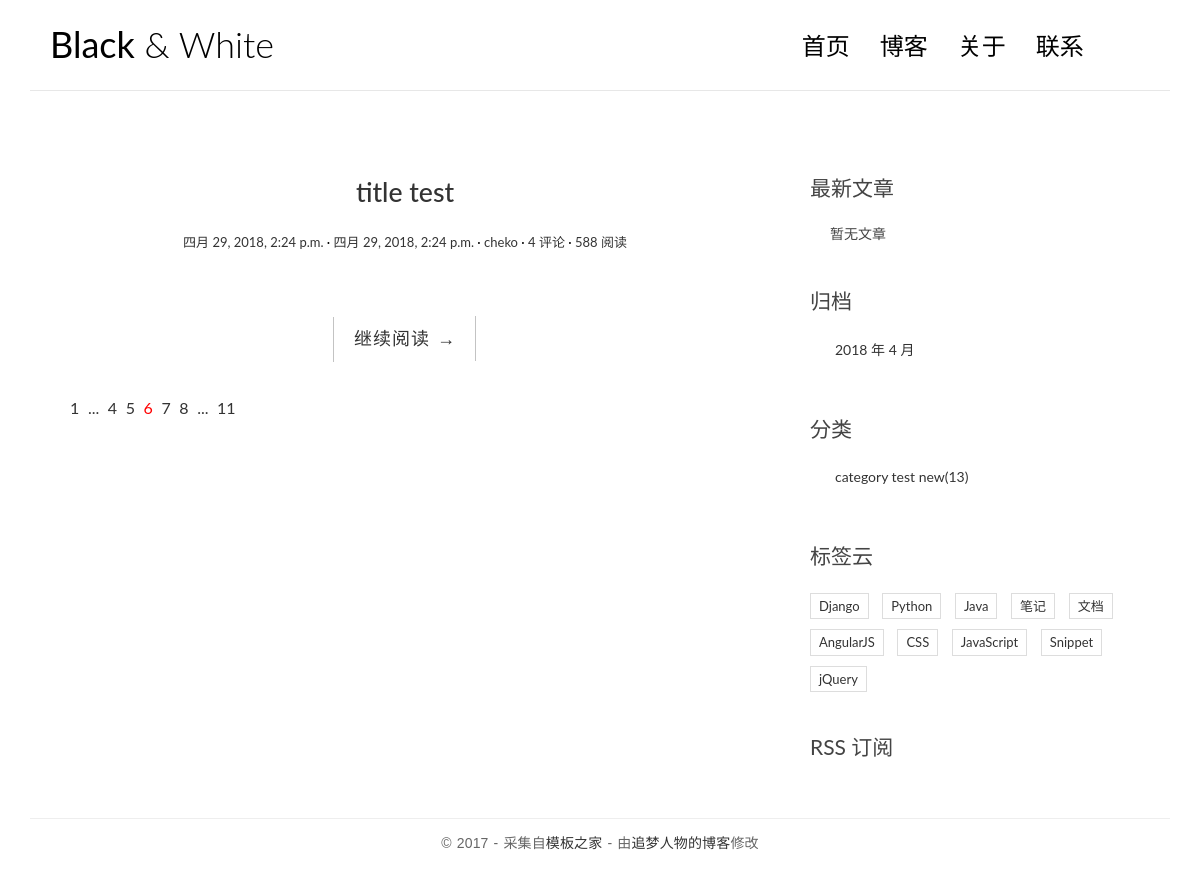
/, run on an earlier commit of the app's database.
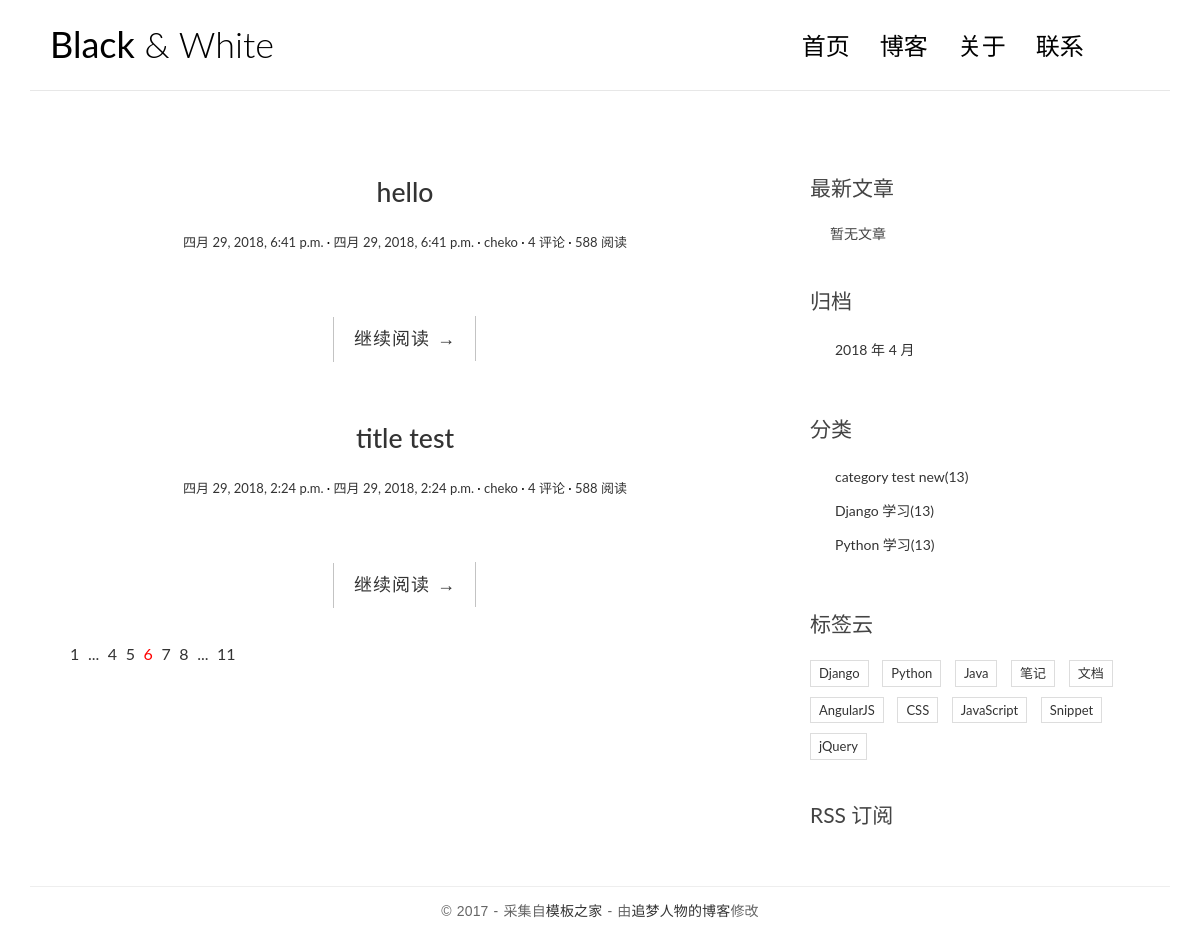
And on a later commit of the database.
### blog/models.py (models this page shows, shortened)
class Post(models.Model):
    title = models.CharField(max_length=70)
    body = models.TextField()
    created_time = models.DateTimeField()
    modified_time = models.DateTimeField()
    excerpt = models.CharField(max_length=200, blank=True)
    category = models.ForeignKey(Category)
    tags = models.ManyToManyField(Tag, blank=True)
    author = models.ForeignKey(User)
    def get_absolute_url(self):
        return reverse('blog:detail', kwargs={'pk': self.pk})

class Category(models.Model):
    name = models.CharField(max_length=100)

### blog/views.py (the view)
# urls.py: url(r'^$', views.index, name='index'),
def index(request):
    post_list = Post.objects.all().order_by('-created_time')
    return render(request, 'blog/index.html', context={'post_list': post_list})

### blog/templatetags/blog_tags.py (called while the page is built)
@register.simple_tag
def get_recent_posts(num=5):
    return Post.objects.all().order_by('-created_time')[:num]

@register.simple_tag
def archives():
    return Post.objects.dates('created_time', 'month', order='DESC')

@register.simple_tag
def get_categories():
    return Category.objects.all()

### templates/blog/index.html (shortened to what this page needs)
{% extends 'base.html' %}
{% block main %}
    {% for post in post_list %}
        <article class="post post-1">
            <header class="entry-header">
                <h1 class="entry-title">
                    <a href="{{ post.get_absolute_url }}">{{ post.title }}</a>
                </h1>
                <div class="entry-meta">
                    <span class="post-category"><a href="#">{{ post.created_time }}</a></span>
                    <span class="post-date"><a href="#"><time class="entry-date"
                                                              datetime="{{ post.created_time }}">{{ post.created_time }}</time></a></span>
                    <span class="post-author"><a href="#">{{ post.author }}</a></span>
                    <span class="comments-link"><a href="#">4 评论</a></span>
                    <span class="views-count"><a href="#">588 阅读</a></span>
                </div>
            </header>
            <div class="entry-content clearfix">
                <div class="read-more cl-effect-14">
                    <a href="{{ post.get_absolute_url }}" class="more-link">继续阅读 <span class="meta-nav">→</span></a>
                </div>
            </div>
        </article>
    {% empty %}
        <div class="no-post">暂时还没有发布的文章！</div>
    {% endfor %}
    <div class="pagination">
        <ul>
            <li><a href="">1</a></li>
            <li><a href="">...</a></li>
            <li><a href="">4</a></li>
            <li><a href="">5</a></li>
            <li class="current"><a href="">6</a></li>
            <li><a href="">7</a></li>
            <li><a href="">8</a></li>
            <li><a href="">...</a></li>
            <li><a href="">11</a></li>
        </ul>
    </div>
{% endblock %}

### templates/base.html (shortened to what the changed rows need)
{% load staticfiles %}
{% load blog_tags %}
<!DOCTYPE html>
<html>
<head>
    <link rel="stylesheet" href="{% static 'blog/css/bootstrap.min.css' %}">
    <link rel="stylesheet" href="http://code.ionicframework.com/ionicons/2.0.1/css/ionicons.min.css">
    <link rel="stylesheet" href="{% static 'blog/css/pace.css' %}">
    <link rel="stylesheet" href="{% static 'blog/css/custom.css' %}">
    <link rel="stylesheet" href="{% static 'blog/css/highlights/github.css' %}">
</head>
<body>
<div class="container">
    <header id="site-header">
        <div class="row">
            <div class="col-md-4 col-sm-5 col-xs-8">
                <div class="logo">
                    <h1><a href="index.html"><b>Black</b> &amp; White</a></h1>
                </div>
            </div>
        </div>
    </header>
</div>
<div class="content-body">
    <div class="container">
        <div class="row">
            <main class="col-md-8">
                {% block main %}
                {% endblock main %}
            </main>
            <aside class="col-md-4">
                    {% get_recent_posts as recent_post_list %}
                <div class="widget widget-archives">
                    {% archives as date_list %}
                    <ul>
                        {% for date in date_list %}
                        <li>
                            <a href="{% url 'blog:archives' date.year date.month %}">{{ date.year }} 年 {{ date.month }} 月</a>
                        </li>
                        {% empty %}
                        暂无归档
                        {% endfor %}
                    </ul>
                </div>
                <div class="widget widget-category">
                    {% get_categories as category_list %}
                    <ul>
                        {% for category in category_list %}
                        <li>
                            <a href="{% url 'blog:category' category.pk %}">{{ category.name }}<span class="post-count">(13)</span></a>
                        </li>
                       {% empty %}
                       暂无分类
                       {% endfor %}
                    </ul>
                </div>
            </aside>
        </div>
    </div>
</div>
</body>
</html>

What changed in the data, as far as the page shows it:
added Post: title "hello", created_time "四月 29, 2018, 6:41 p.m.", author "cheko"
added Category: name "Django 学习"
added Category: name "Python 学习"
